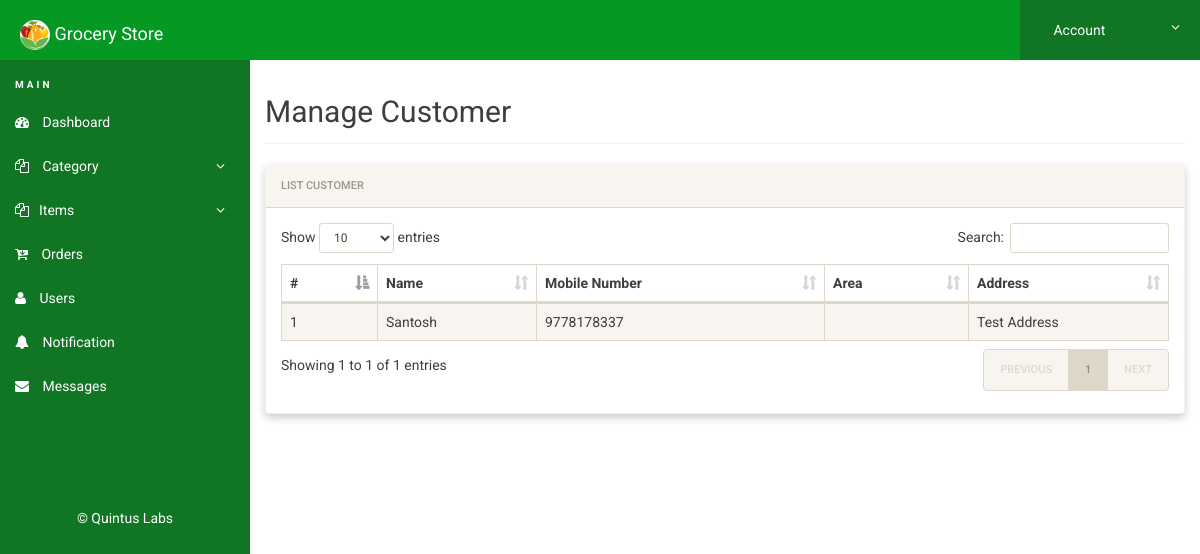
/admin/manage-user.php (signed in), run on an earlier commit of the app's database.
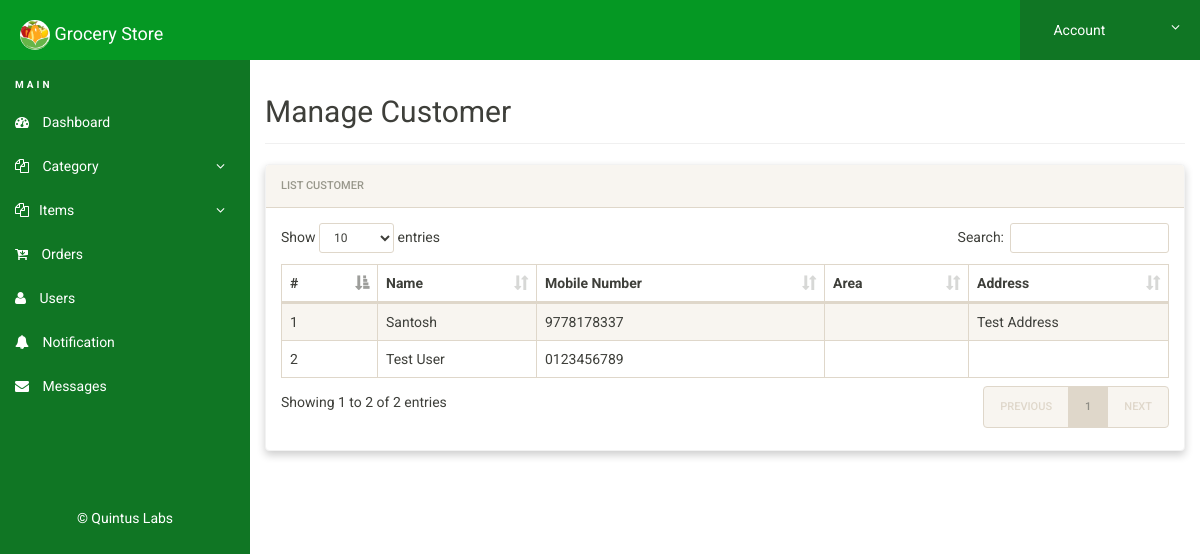
And on a later commit of the database.
### tables this page shows
CREATE TABLE `users` (
  `id` int(11) NOT NULL,
  `fname` varchar(100) NOT NULL,
  `lname` varchar(50) NOT NULL,
  `area` varchar(100) NOT NULL,
  `address` text NOT NULL,
  `state` varchar(100) NOT NULL,
  `city` varchar(100) NOT NULL,
  `zip` varchar(11) NOT NULL,
  `mobile` varchar(30) NOT NULL,
  `email` varchar(100) NOT NULL,
  `password` text NOT NULL
);

### admin/manage-user.php (the view, shortened to what this page needs)
<?php
include('includes/config.php');
if(strlen($_SESSION['alogin'])==0)
{
header('location:index.php');
}
else{
?>
<!doctype html>
<html lang="en" class="no-js">
  <head>
    <link rel="stylesheet" href="css/font-awesome.min.css">
    <link rel="stylesheet" href="css/bootstrap.min.css">
    <link rel="stylesheet" href="css/dataTables.bootstrap.min.css">
    <link rel="stylesheet" href="css/bootstrap-social.css">
    <link rel="stylesheet" href="css/bootstrap-select.css">
    <link rel="stylesheet" href="css/fileinput.min.css">
    <link rel="stylesheet" href="css/awesome-bootstrap-checkbox.css">
    <link rel="stylesheet" href="css/style.css">
  </head>
  <body>
    <?php include('includes/header.php');?>
    <div class="ts-main-content">
      <?php include('includes/leftbar.php');?>
      <div class="content-wrapper">
        <div class="container-fluid">
          <div class="row">
            <div class="col-md-12">
              <h2 class="page-title">Manage Customer
              </h2>
              <div class="panel panel-default">
                <div class="panel-heading">List Customer
                </div>
                <div class="panel-body">
                  <table id="zctb" class="display table table-striped table-bordered table-hover" cellspacing="0" width="100%">
                    <thead>
                      <tr>
                        <th>#
                        </th>
                        <th>Name
                        </th>
                        <th>Mobile Number
                        </th>
                        <th>Area
                        </th>
                        <th>Address
                        </th>
                      </tr>
                    </thead>
                    <tbody>
                      <?php $sql = "SELECT * from  users ";
$query = $dbh -> prepare($sql);
$query->execute();
$results=$query->fetchAll(PDO::FETCH_OBJ);
$cnt=1;
if($query->rowCount() > 0)
{
foreach($results as $result)
{				?>
                      <tr>
                        <td>
                          <?php echo htmlentities($cnt);?>
                        </td>
                        <td>
                          <?php echo htmlentities($result->fname);?>
                          <?php echo htmlentities($result->lname);?>
                        </td>
                        <td>
                          <?php echo htmlentities($result->mobile);?>
                        </td>
                        <td>
                        </td>
                        <td>
                          <?php echo htmlentities($result->address);?>
                        </td>
                      </tr>
                      <?php $cnt=$cnt+1; }} ?>
                    </tbody>
                  </table>
                </div>
              </div>
            </div>
          </div>
        </div>
      </div>
    </div>
  </body>
</html>
<?php } ?>

What changed in the data, as far as the page shows it:
added users: fname "Test", lname "User", mobile "0123456789"
Also different on the page:
text written by a page script: "Show entries Search: Showing 1 to 1 of 1 entries PREVIOUS 1 NEXT" → "Show entries Search: Showing 1 to 2 of 2 entries PREVIOUS 1 NEXT"
